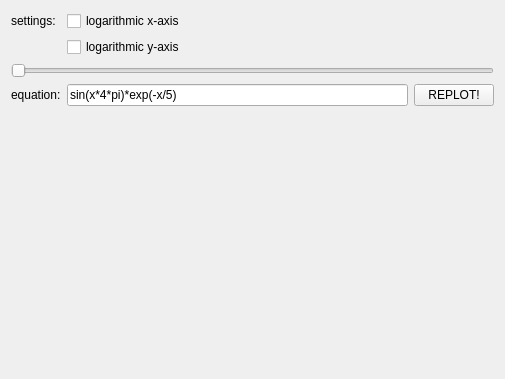
<?xml version="1.0" encoding="UTF-8"?>
<ui version="4.0">
 <class>FormWithJKQTPlotter</class>
 <widget class="QWidget" name="FormWithJKQTPlotter">
  <property name="geometry">
   <rect>
    <x>0</x>
    <y>0</y>
    <width>505</width>
    <height>379</height>
   </rect>
  </property>
  <property name="windowTitle">
   <string>Form</string>
  </property>
  <layout class="QGridLayout" name="gridLayout">
   <item row="4" column="2">
    <widget class="QPushButton" name="btnReplot">
     <property name="text">
      <string>REPLOT!</string>
     </property>
    </widget>
   </item>
   <item row="5" column="0" colspan="3">
    <widget class="JKQTPlotter" name="plot" native="true"/>
   </item>
   <item row="4" column="1">
    <widget class="QLineEdit" name="edtEquation">
     <property name="text">
      <string>sin(x*4*pi)*exp(-x/5)</string>
     </property>
    </widget>
   </item>
   <item row="1" column="1">
    <widget class="QCheckBox" name="chkLogY">
     <property name="text">
      <string>logarithmic y-axis</string>
     </property>
    </widget>
   </item>
   <item row="4" column="0">
    <widget class="QLabel" name="label">
     <property name="text">
      <string>equation:</string>
     </property>
    </widget>
   </item>
   <item row="0" column="1">
    <widget class="QCheckBox" name="chkLogX">
     <property name="text">
      <string>logarithmic x-axis</string>
     </property>
    </widget>
   </item>
   <item row="0" column="0">
    <widget class="QLabel" name="label_2">
     <property name="text">
      <string>settings:</string>
     </property>
    </widget>
   </item>
   <item row="3" column="0" colspan="3">
    <widget class="QSlider" name="horizontalSlider">
     <property name="orientation">
      <enum>Qt::Horizontal</enum>
     </property>
    </widget>
   </item>
  </layout>
 </widget>
 <customwidgets>
  <customwidget>
   <class>JKQTPlotter</class>
   <extends>QWidget</extends>
   <header>jkqtplotter/jkqtplotter.h</header>
   <container>1</container>
  </customwidget>
 </customwidgets>
 <resources/>
 <connections/>
</ui>
